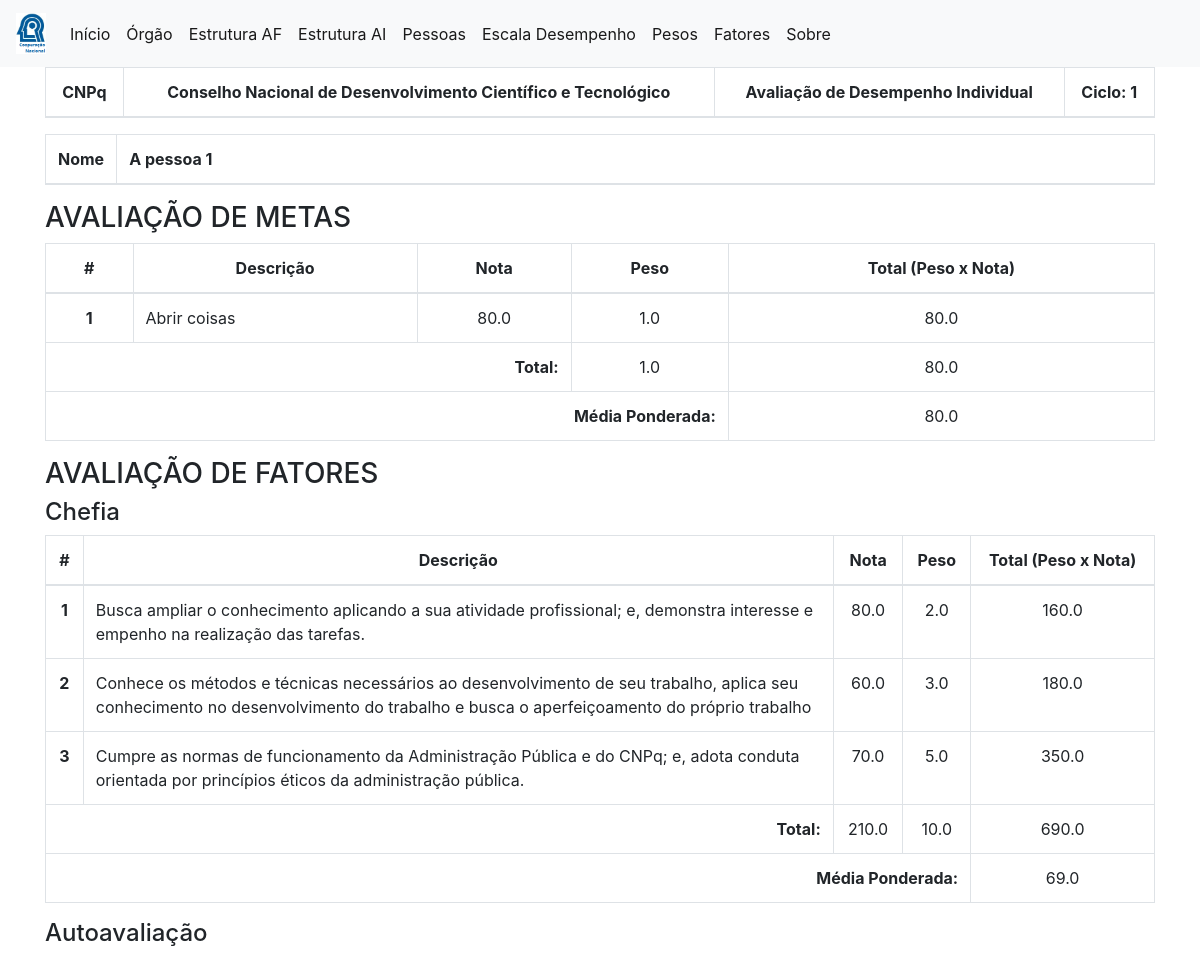
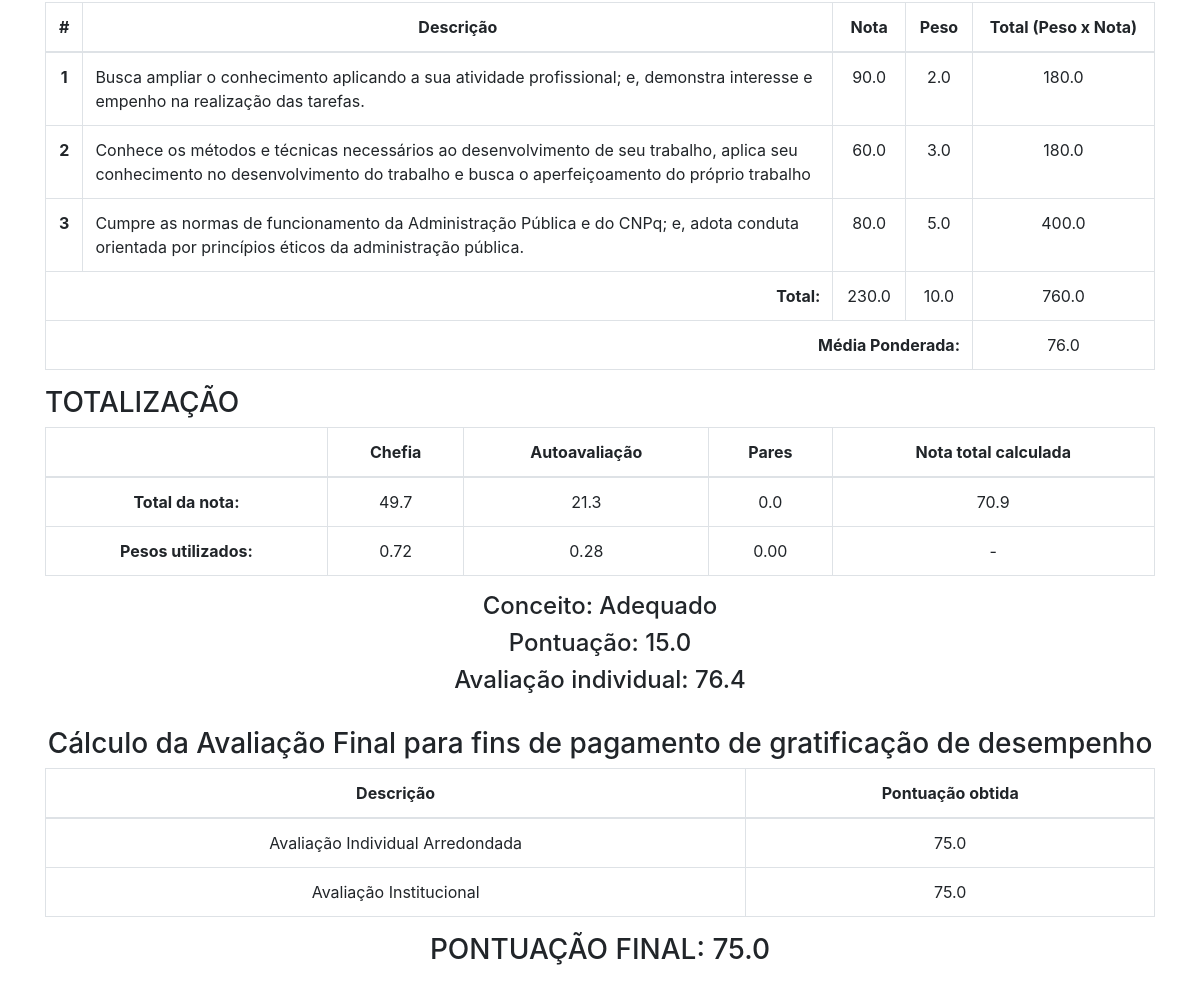
/2026/1/A pessoa 1/espelho, run on the app's committed database (2 pictures, top to bottom).
### project/models.py (models this page shows, shortened)
class Orgao(db.Model):
    __tablename__ = "orgao"
    id    = db.Column(db.Integer,primary_key=True)
    sigla = db.Column(db.String)
    nome  = db.Column(db.String)

class Metas_Individuais (db.Model):
    __tablename__ = "metas_individuais"
    id      = db.Column(db.Integer,primary_key=True)
    nome    = db.Column(db.String)
    ano     = db.Column(db.Integer)
    ciclo   = db.Column(db.Integer)
    meta    = db.Column(db.String)
    alcance = db.Column(db.Float)
    peso    = db.Column(db.Float)

class Notas (db.Model):
    __tablename__ = "notas"
    id         = db.Column(db.Integer,primary_key=True)
    nome       = db.Column(db.String)
    ano        = db.Column(db.Integer)
    ciclo      = db.Column(db.Integer)
    fator_id   = db.Column(db.Integer)
    nota_chefe = db.Column(db.Float)
    nota_aa    = db.Column(db.Float)
    nota_pares = db.Column(db.Float)
    qtd_pares  = db.Column(db.Integer)
    media_pares= db.Column(db.Float)
    nota_institucional = db.Column(db.Float)

class Fatores (db.Model):
    __tablename__ = "fatores"
    id      = db.Column(db.Integer,primary_key=True)
    apelido = db.Column(db.String)
    desc    = db.Column(db.String)
    peso    = db.Column(db.Float)

class Escala_Desempenho (db.Model):
    __tablename__ = "escala_desempenho"
    id            = db.Column(db.Integer,primary_key=True)
    escala        = db.Column(db.String)
    alcance       = db.Column(db.Float)
    intervalo_inf = db.Column(db.Float)
    intervalo_sup = db.Column(db.Float)

### project/core/views.py (the view, shortened to what this page needs)
@core.route('/<int:ano>/<int:ciclo>/<nome>/espelho')
def espelho(ano,ciclo,nome):
    orgao = db.session.query(Orgao).first()
    escala_desemp = db.session.query(Escala_Desempenho).order_by(Escala_Desempenho.alcance).all()
    pesos = db.session.query(Pesos).first()
    pesos_ai = db.session.query(Estrutura_AI).first()
    pesos_af = db.session.query(Estrutura_AF).first()
    metas = db.session.query(Metas_Individuais).filter(Metas_Individuais.nome == nome,
                                                       Metas_Individuais.ano  == ano,
                                                       Metas_Individuais.ciclo == ciclo).all()
    notas_fatores = db.session.query(Notas.nota_chefe,
                                     Notas.nota_aa,
                                     Notas.nota_pares,
                                     Fatores.desc,
                                     Fatores.peso)\
                              .filter(Notas.nome == nome,
                                      Notas.ano == ano,
                                      Notas.ciclo == ciclo)\
                              .join(Fatores,Fatores.id == Notas.fator_id)\
                              .order_by(Fatores.apelido)\
                              .all()
    calc = db.session.query(MPAF.nome,
                            MPAF.ano,
                            MPAF.ciclo,
                            MPAF.nota_institucional,
                            AFMI.qtd_metas,
                            AFMI.AFMI,
                            AFMI.soma_pesos,
                            AFMI.soma_ap,
                            MPAF.qtd_pares,
                            MPAF.soma_fatores_pesos,
                            MPAF.pontos_chefe,
                            MPAF.pontos_aa,
                            MPAF.pontos_pares,
                            MPAF.soma_notas_chefe,
                            MPAF.soma_notas_aa,
                            MPAF.soma_notas_pares,
                            MPAF.MPFC,
                            MPAF.MPFAA,
                            MPAF.MPFP,
                            MPAF.total_chefe,
                            MPAF.total_aa,
                            MPAF.total_pares,
                            MPAF.media_notas_pares_vezes_pesos,
                            MPAF.nota_fatores,
                            MPAF.nota_fatores_sem_pares)\
                     .outerjoin(AFMI, AFMI.chave == MPAF.chave)\
                     .filter(MPAF.nome == nome,
                             MPAF.ano  == ano,
                             MPAF.ciclo == ciclo)\
                     .first()
    nota_metas = round(float(calc.AFMI),2) if calc.AFMI is not None else 0
    if calc.qtd_pares == 0:
        MPAF_indiv = calc.nota_fatores_sem_pares
        peso_chefe = round(float(pesos.chefe + pesos.pares / 2),2)
        peso_aa = round(float(pesos.aa + pesos.pares / 2),2)
        peso_pares = round(float(0),2)
        nota_chefe_final = (calc.pontos_chefe / calc.soma_fatores_pesos) * peso_chefe
        nota_aa_final = (calc.pontos_aa / calc.soma_fatores_pesos) * peso_aa
        nota_pares_final = (calc.media_notas_pares_vezes_pesos / calc.soma_fatores_pesos) * peso_pares
    nota_final_individual = round((nota_metas * pesos_ai.peso_metas + MPAF_indiv * pesos_ai.peso_fatores) / (pesos_ai.peso_metas + pesos_ai.peso_fatores),2)
    nota_fatores = nota_final_individual
    for escala in escala_desemp:
        if MPAF_indiv >= escala.intervalo_inf and MPAF_indiv <= escala.intervalo_sup:
           alcance = escala.alcance
           conceito = escala.escala
           nota_final_individual_corrigida = escala.intervalo_sup
    avaliacao_final = round((nota_final_individual_corrigida * pesos_af.peso_individual + calc.nota_institucional * pesos_af.peso_institucional) / (pesos_af.peso_individual + pesos_af.peso_institucional),2)
    nota_final = avaliacao_final
    return render_template('espelho.html',metas=metas,notas_fatores=notas_fatores,calc=calc,nome=nome,ciclo=ciclo,
                                          conceito=conceito, alcance=alcance, nota_fatores=nota_fatores, nota_final=nota_final,
                                          nota_final_individual_corrigida = nota_final_individual_corrigida,
                                          peso_chefe = peso_chefe, peso_aa = peso_aa, peso_pares = peso_pares,
                                          nota_chefe_final = nota_chefe_final, nota_aa_final = nota_aa_final, nota_pares_final = nota_pares_final,
                                          orgao = orgao)

### app.py (called while the page is built)
@app.template_filter('decimal_com_virgula')
def decimal_com_virgula(valor):
    if valor == None or valor == '':
        return 0
    else:
        return locale.format_string('%.1f',valor,grouping=True)

@app.template_filter('decimal_com_virgula_2')
def decimal_com_virgula_2(valor):
    if valor == None or valor == '':
        return 0
    else:
        return locale.format_string('%.2f',valor,grouping=True)

### project/templates/espelho.html (shortened to what this page needs)
{% extends "base.html" %}
{% block content %}
<div class="container">
<table class="table table-bordered">
  <thead>
    <tr style="text-align:center">
      <th scope="col">{{orgao.sigla}}</span></th>
      <th scope="col">{{orgao.nome}}</th>
      <th scope="col">Avaliação de Desempenho Individual</th>
      <th scope="col">Ciclo: {{ciclo}}</th>
    </tr>
  </thead>
</table>
<table class="table table-bordered">
  <thead>
    <tr style="text-align:left">
      <th scope="col" style="width: 20px">Nome</span></th>
      <th scope="col">{{nome}}</span></th>
  </thead>
</table>
<h3>AVALIAÇÃO DE METAS</h3>
<table class="table table-bordered">
  <thead>
    <tr style="text-align:center">
      <th scope="col">#</th>
      <th scope="col">Descrição</th>
      <th scope="col">Nota</th>
      <th scope="col">Peso</th>
      <th scope="col">Total (Peso x Nota)</th>
  </thead>
  <tbody>
    {% for meta in metas %}
      <tr>
        <th scope="row" style="text-align:center">{{metas.index(meta) + 1}}</th>
        <td>{{ meta.meta }}</td>
        <td style="text-align:center">{{ meta.alcance|decimal_com_virgula }}</td>
        <td style="text-align:center">{{ meta.peso|decimal_com_virgula }}</td>
        <td style="text-align:center">{{ (meta.alcance * meta.peso)|decimal_com_virgula }}</td>
      </tr>
    {% endfor %}
      <tr>
        <th scope="row" colspan="3" style="text-align:right">Total:</th>
        <td style="text-align:center">{% if calc.soma_pesos == None%}
                                        {{0|decimal_com_virgula}}
                                      {% else %}
                                        {{(calc.soma_pesos|round(2))|decimal_com_virgula}}</td>
                                      {% endif %}</td>
        <td style="text-align:center">{% if calc.soma_ap == None%}
                                        {{0|decimal_com_virgula}}
                                      {% else %}
                                        {{(calc.soma_ap|round(2))|decimal_com_virgula}}</td>
                                      {% endif %}</td>
      </tr>
      <tr>
        <th scope="row" colspan="4" style="text-align:right">Média Ponderada:</th>
        <td style="text-align:center">{% if calc.AFMI == None%}
                                        {{0|decimal_com_virgula}}
                                      {% else %}
                                        {{(calc.AFMI|round(2))|decimal_com_virgula}}</td>
                                      {% endif %}</td>
      </tr>
  </tbody>
</table>
<h3>AVALIAÇÃO DE FATORES</h3>
<h4>Chefia</h4>
<table class="table table-bordered">
  <thead>
    <tr style="text-align:center">
      <th scope="col">#</th>
      <th scope="col"  style="width: 750px">Descrição</th>
      <th scope="col">Nota</th>
      <th scope="col">Peso</th>
      <th scope="col">Total (Peso x Nota)</th>
  </thead>
  <tbody>
    {% for nota in notas_fatores %}
      <tr>
        <th scope="row" style="text-align:center">{{notas_fatores.index(nota) + 1}}</th>
        <td>{{ nota.desc }}</td>
        <td style="text-align:center">{{ nota.nota_chefe|decimal_com_virgula }}</td>
        <td style="text-align:center">{{ nota.peso|decimal_com_virgula }}</td>
        <td style="text-align:center">{{ (nota.peso * nota.nota_chefe)|decimal_com_virgula }}</td>
      </tr>
    {% endfor %}
      <tr>
        <th scope="row" colspan="2" style="text-align:right">Total:</th>
        <td style="text-align:center">{{calc.soma_notas_chefe|decimal_com_virgula}}</td>
        <td style="text-align:center">{{calc.soma_fatores_pesos|decimal_com_virgula}}</td>
        <td style="text-align:center">{{calc.pontos_chefe|decimal_com_virgula}}</td>
      </tr>
      <tr>
        <th scope="row" colspan="4" style="text-align:right">Média Ponderada:</th>
        <td style="text-align:center">{{calc.MPFC|round(2)|decimal_com_virgula}}</td>
      </tr>
  </tbody>
</table>
<h4>Autoavaliação</h4>
<table class="table table-bordered">
  <thead>
    <tr style="text-align:center">
      <th scope="col">#</th>
      <th scope="col"  style="width: 750px">Descrição</th>
      <th scope="col">Nota</th>
      <th scope="col">Peso</th>
      <th scope="col">Total (Peso x Nota)</th>
    </tr>
  </thead>
  <tbody>
    {% for nota in notas_fatores %}
      <tr>
        <th scope="row" style="text-align:center">{{notas_fatores.index(nota) + 1}}</th>
        <td>{{ nota.desc }}</td>
        <td style="text-align:center">{{ nota.nota_aa|decimal_com_virgula }}</td>
        <td style="text-align:center">{{ nota.peso|decimal_com_virgula }}</td>
        <td style="text-align:center">{{ (nota.peso * nota.nota_aa)|decimal_com_virgula }}</td>
      </tr>
    {% endfor %}
      <tr>
        <th scope="row" colspan="2" style="text-align:right">Total:</th>
        <td style="text-align:center">{{calc.soma_notas_aa|decimal_com_virgula}}</td>
        <td style="text-align:center">{{calc.soma_fatores_pesos|decimal_com_virgula}}</td>
        <td style="text-align:center">{{calc.pontos_aa|decimal_com_virgula}}</td>
      </tr>
      <tr>
        <th scope="row" colspan="4" style="text-align:right">Média Ponderada:</th>
        <td style="text-align:center">{{(calc.MPFAA|round(2))|decimal_com_virgula}}</td>
      </tr>
  </tbody>
</table>
<h3>TOTALIZAÇÃO</h3>
<table class="table table-bordered">
  <thead>
    <tr style="text-align:center">
      <th scope="col"></th>
      <th scope="col">Chefia</th>
      <th scope="col">Autoavaliação</th>
      <th scope="col">Pares</th>
      <th scope="col">Nota total calculada</th>
    </tr>
  </thead>
  <tbody>
      <tr>
        <th scope="row" style="text-align:center">Total da nota:</th>
        <td style="text-align:center">{{(nota_chefe_final|round(2))|decimal_com_virgula}}</td>
        <td style="text-align:center">{{(nota_aa_final|round(2))|decimal_com_virgula}}</td>
        <td style="text-align:center">{% if calc.total_pares == None%}
                                        {{0|decimal_com_virgula}}
                                      {% else %}
                                        {{(nota_pares_final|round(2))|decimal_com_virgula}}</td>
                                      {% endif %}
        <td style="text-align:center">{% if calc.total_pares == 0 %}
                                        {{(calc.nota_fatores_sem_pares|round(2))|decimal_com_virgula}}
                                      {% else %}
                                        {{(calc.nota_fatores|round(2))|decimal_com_virgula}}</td>
                                      {% endif %}</td>
      </tr>
      <tr>
        <th scope="row" style="text-align:center">Pesos utilizados:</th>
        <td style="text-align:center">{{peso_chefe|decimal_com_virgula_2}}</td>
        <td style="text-align:center">{{peso_aa|decimal_com_virgula_2}}</td>
        <td style="text-align:center">{{peso_pares|decimal_com_virgula_2}}</td>
        <td style="text-align:center">-</td>
      </tr>
  </tbody>
</table>
<h4 style="text-align:center">Conceito: {{ conceito }}</h4>
<h4 style="text-align:center">Pontuação: {{ alcance|decimal_com_virgula }}</h4>
<h4 style="text-align:center">Avaliação individual: {{ nota_fatores|decimal_com_virgula }}</h4>
<br>
<h3 style="text-align:center">Cálculo da Avaliação Final para fins de pagamento de gratificação
de desempenho</h3>
<table class="table table-bordered">
  <thead>
    <tr style="text-align:center">
      <th scope="col">Descrição</th>
      <th scope="col">Pontuação obtida</th>
    </tr>
  </thead>
  <tbody>
      <tr>
        <td style="text-align:center">Avaliação Individual Arredondada</td>
        <td style="text-align:center">{{nota_final_individual_corrigida|decimal_com_virgula}}</td>
      </tr>
      <tr>
        <td style="text-align:center">Avaliação Institucional</td>
        <td style="text-align:center">{{ calc.nota_institucional|decimal_com_virgula }}</td>
      </tr>
  </tbody>
</table>
<h3 style="text-align:center">PONTUAÇÃO FINAL: {{ nota_final|decimal_com_virgula }}</h3>
<br>
</div>
{% endblock %}

### data on the page
Orgao: sigla "CNPq", nome "Conselho Nacional de Desenvolvimento Científico e Tecnológico"
Metas_Individuais: metas "1", meta "Abrir coisas", alcance|decimal_com_virgula "80.0", peso|decimal_com_virgula "1.0", (meta.alcance*meta.peso)|decimal_com_virgula "80.0"
Notas: notas_fatores.index(nota)+1 "1", desc "Busca ampliar o conhecimento aplicando a sua atividade profissional; e, demonstra interesse e empenho na realização das tarefas.", nota_chefe|decimal_com_virgula "80.0", peso|decimal_com_virgula "2.0", nota_aa|decimal_com_virgula "90.0"
Fatores: (nota.peso*nota.nota_chefe)|decimal_com_virgula "160.0", (nota.peso*nota.nota_aa)|decimal_com_virgula "180.0"
Notas: notas_fatores "2", desc "Conhece os métodos e técnicas necessários ao desenvolvimento de seu trabalho, aplica seu conhecimento no desenvolvimento do trabalho e busca o aperfeiçoamento do próprio trabalho", nota_chefe|decimal_com_virgula "60.0", peso|decimal_com_virgula "3.0", nota_aa|decimal_com_virgula "60.0"
Fatores: (nota.peso*nota.nota_chefe)|decimal_com_virgula "180.0", (nota.peso*nota.nota_aa)|decimal_com_virgula "180.0"
Notas: notas_fatores "3", desc "Cumpre as normas de funcionamento da Administração Pública e do CNPq; e, adota conduta orientada por princípios éticos da administração pública.", nota_chefe|decimal_com_virgula "70.0", peso|decimal_com_virgula "5.0", nota_aa|decimal_com_virgula "80.0"
Fatores: (nota.peso*nota.nota_chefe)|decimal_com_virgula "350.0", (nota.peso*nota.nota_aa)|decimal_com_virgula "400.0"
Escala_Desempenho: escala "Adequado", alcance "15.0", intervalo_sup "75.0"

### other printed values
{{ ciclo }} "1"
{{ nome }} "A pessoa 1"
{{ (calc.soma_pesos|round(2))|decimal_com_virgula }} "1.0"
{{ (calc.soma_ap|round(2))|decimal_com_virgula }} "80.0"
{{ (calc.AFMI|round(2))|decimal_com_virgula }} "80.0"
{{ calc.soma_notas_chefe|decimal_com_virgula }} "210.0"
{{ calc.soma_fatores_pesos|decimal_com_virgula }} "10.0"
{{ calc.pontos_chefe|decimal_com_virgula }} "690.0"
{{ calc.MPFC|round(2)|decimal_com_virgula }} "69.0"
{{ calc.soma_notas_aa|decimal_com_virgula }} "230.0"
{{ calc.pontos_aa|decimal_com_virgula }} "760.0"
{{ (calc.MPFAA|round(2))|decimal_com_virgula }} "76.0"
{{ (nota_chefe_final|round(2))|decimal_com_virgula }} "49.7"
{{ (nota_aa_final|round(2))|decimal_com_virgula }} "21.3"
{{ (nota_pares_final|round(2))|decimal_com_virgula }} "0.0"
